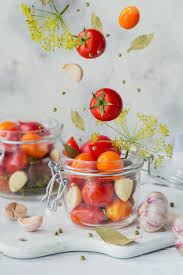
#> input picture images/fruits.jpeg, 183 x 275 px
$ python tuto25viewImage.py
#> lines starting #> are read from the running program, lines starting #| are printed output that depends on the picture
# -*- coding: utf-8 -*-
"""
Spyder Editor

This is a temporary script file.
"""

from skimage import io

img=io.imread('images/fruits.jpeg')
#> img is the input picture: shape (275, 183, 3); mean R, G, B 191.1, 174.4, 162.4
io.imshow(img)

import matplotlib.pyplot as plt
plt.imshow(img) #can decided image size when display

imgGrey=io.imread('images/edin_castle.png',as_gray=True)
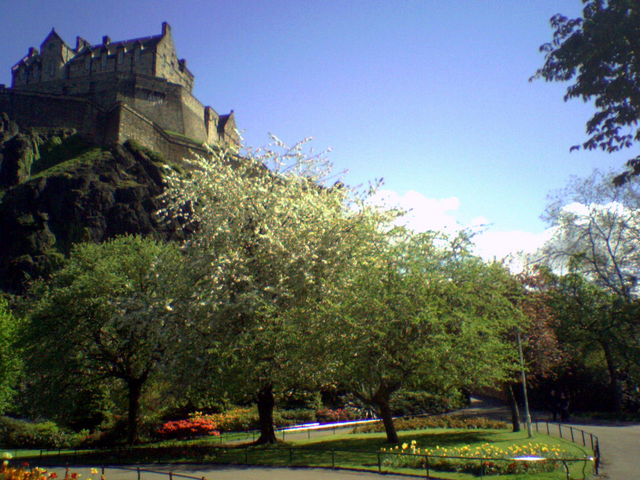
#> input picture images/edin_castle.png, 640 x 480 px
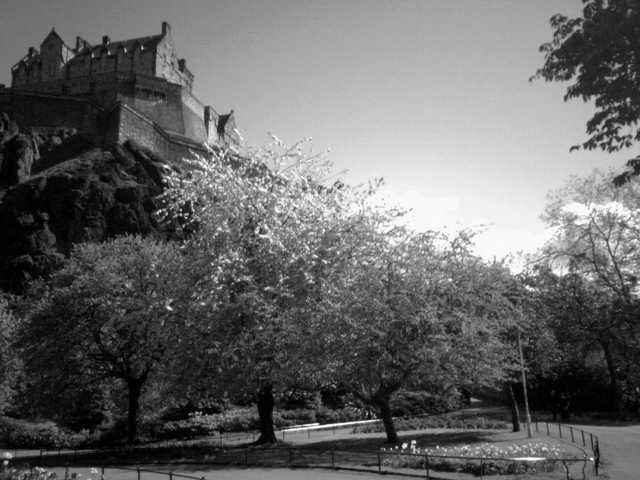
#> imgGrey: shape (480, 640) float64; min 0, max 1, mean 0.404
plt.imshow(imgGrey,cmap='hot')
plt.imshow(imgGrey,cmap='Greys')
plt.imshow(imgGrey,cmap='Greens')
plt.imshow(imgGrey,cmap='jet')


fig=plt.figure(figsize=(10,10)) #x,y the size of plot

ax1=fig.add_subplot(2,2,1)
ax1.imshow(imgGrey,cmap='Greys')
ax1.title.set_text('Geys image')
ax2=fig.add_subplot(2,2,2)
ax2.imshow(imgGrey,cmap='hot')
ax2.title.set_text('Hot image')
ax3=fig.add_subplot(2,2,3)
ax3.imshow(imgGrey,cmap='Greens')
ax3.title.set_text('Greens image')
ax4=fig.add_subplot(2,2,4)
ax4.imshow(imgGrey,cmap='bone')
ax4.title.set_text('Bone image')

plt.show()
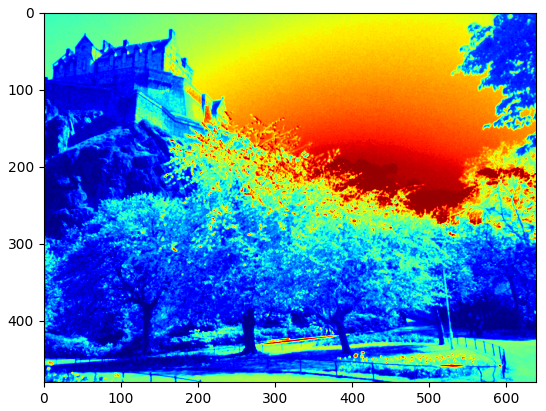
#> figure drawn by matplotlib, 1 panel
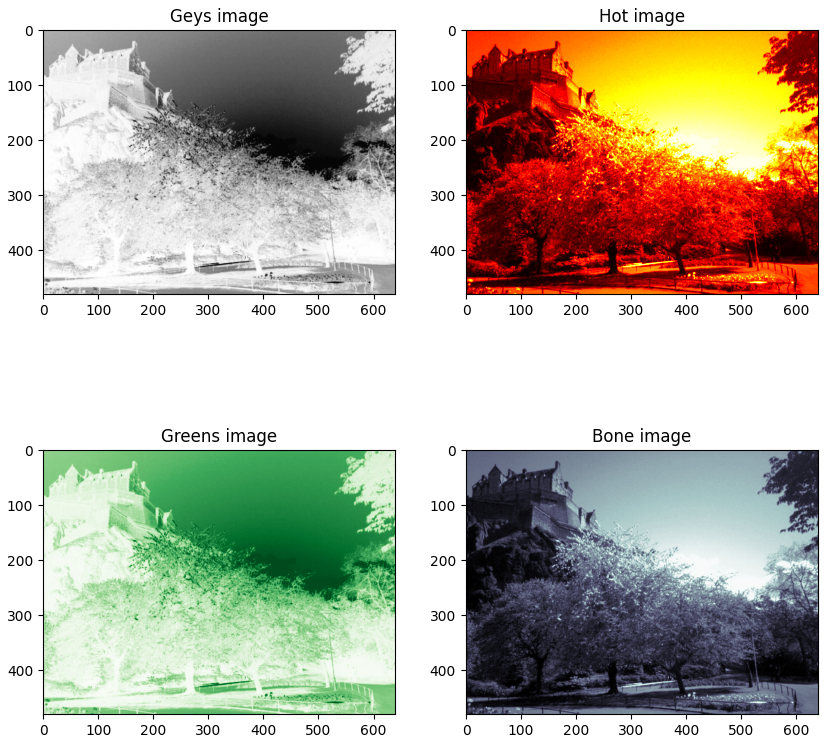
#> figure drawn by matplotlib, 4 panels

import cv2

greyImg=cv2.imread('images/onion.png',0)
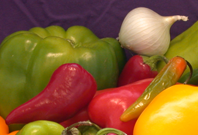
#> input picture images/onion.png, 198 x 135 px
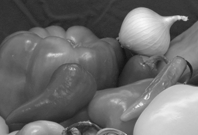
#> greyImg: shape (135, 198); min 17, max 247, mean 107.2
colorImg=cv2.imread('images/onion.png',1)
#> colorImg is the input picture: shape (135, 198, 3); mean B, G, R 45.3, 92.8, 137.3

cv2.imshow('pic from skimage',img) #weird colors where R and B channels are swaped
cv2.imshow('after swapped pic from skimage',cv2.cvtColor(img,cv2.COLOR_BGR2RGB))
cv2.imshow('greyimage',greyImg)
cv2.imshow('color image',colorImg)

cv2.waitKey(3000) #shutdown after 3 seconds, 0 for no shutdown
cv2.destroyAllWindows()
